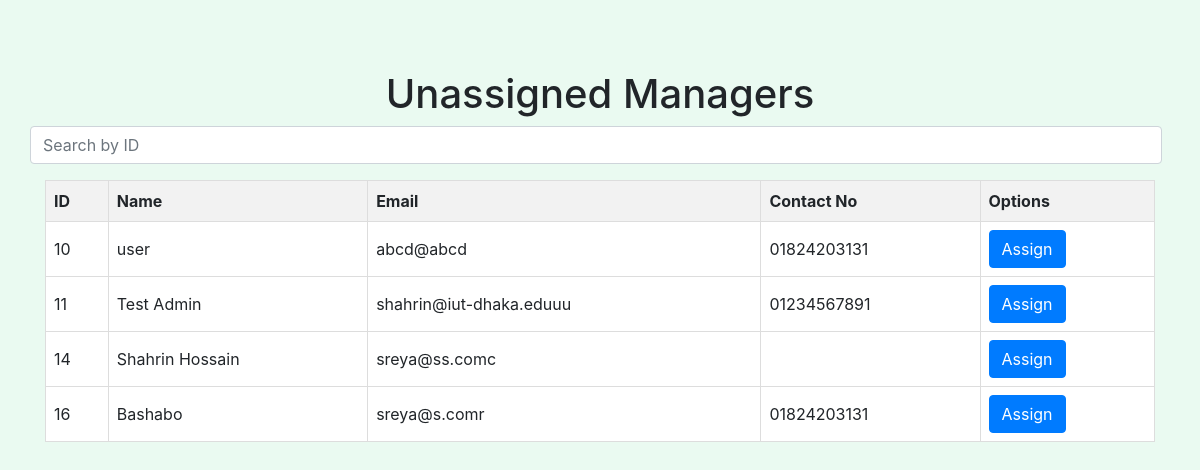
/landfill/assign_m/1 (signed in), run on the app's committed database.
### models.py (models this page shows, shortened)
class Landfill_manager_info(db.Model):
    id = db.Column(db.Integer, db.ForeignKey('user.id'), primary_key=True, nullable=False)
    landfill_id = db.Column(db.Integer, db.ForeignKey('landfill_info.landfill_id'), nullable=False)

class User(db.Model):
    id = db.Column(db.Integer, primary_key=True)
    email = db.Column(db.String(100), unique=True)
    password_hash = db.Column(db.String(100))
    role_id = db.Column(db.Integer, db.ForeignKey('role.id'), nullable=False)
    name = db.Column(db.String)
    contact = db.Column(db.String)
    verified = db.Column(db.Integer)

### landfill.py (the view)
@landfill.route('/assign_m/<int:lfId>')
def assign_m_lf(lfId: int):
    if 16 in session['permissions']:
        query = db.session.query(Landfill_manager_info, User).join(User, Landfill_manager_info.id == User.id).filter(Landfill_manager_info.landfill_id == -1)
        all_managers = query.all()
        managers_data = [
                {
                 'id': manager.Landfill_manager_info.id,
                 'name': manager.User.name,
                 'email': manager.User.email,
                 'contact': manager.User.contact
                }
                for manager in all_managers]
        return render_template('unassigned_l_managers.html', managers=managers_data, lf_no=lfId)
    else:
        response = make_response(jsonify({"success": "False", "message": "Insufficient permissions"}), 401)
        return response

### templates/unassigned_l_managers.html (shortened to what this page needs)
<!DOCTYPE html>
<html lang="en">
<head>
    <link rel="stylesheet" href="https://cdn.jsdelivr.net/npm/bootstrap@4.6.2/dist/css/bootstrap.min.css">
</head>
<body>
<div class="container">
    <h1 class="row justify-content-center">Unassigned Managers</h1>
    <div class="row justify-content-center mb-3">
        <input type="number" id="searchInput" class="form-control mr-2" placeholder="Search by ID">
    </div>
    <table id="vehicleTable">
        <thead>
            <tr>
                <th onclick="sortTable(0)">ID</th>
                <th onclick="sortTable(1)">Name</th>
                <th onclick="sortTable(2)">Email</th>
                <th onclick="sortTable(3)">Contact No</th>
                <th>Options</th>
            </tr>
        </thead>
        <tbody>
            {% for manager in managers %}
    <tr class="vehicleData">
        <td>{{ manager.id }}</td>
        <td>{{ manager.name }}</td>
        <td>{{ manager.email }}</td>
        <td>{{ manager.contact }}</td>
        <td>
            <form id="edit-form-{{ manager.id }}">
                <button type="submit" class="btn btn-primary">Assign</button>
            </form>
        </td>
    </tr>
{% endfor %}
        </tbody>
    </table>
</div>
</body>
</html>

### templates/unassigned_l_managers.html (style rules this page uses)
body { background-color: #eafaf1; padding: 20px; }
.container { margin-top: 50px; }
table { width: 100%; border-collapse: collapse; background-color: #fff; border: 1px solid #dddddd; }
th, td { border: 1px solid #dddddd; text-align: left; padding: 8px; }
th { background-color: #f2f2f2; cursor: pointer; }

### data on the page
Landfill_manager_info: id "10", name "user", email "abcd@abcd", contact "01824203131"
Landfill_manager_info: id "11", name "Test Admin", email "shahrin@iut-dhaka.eduuu", contact "01234567891"
Landfill_manager_info: id "14", name "Shahrin Hossain", email "sreya@ss.comc"
Landfill_manager_info: id "16", name "Bashabo", email "sreya@s.comr", contact "01824203131"
